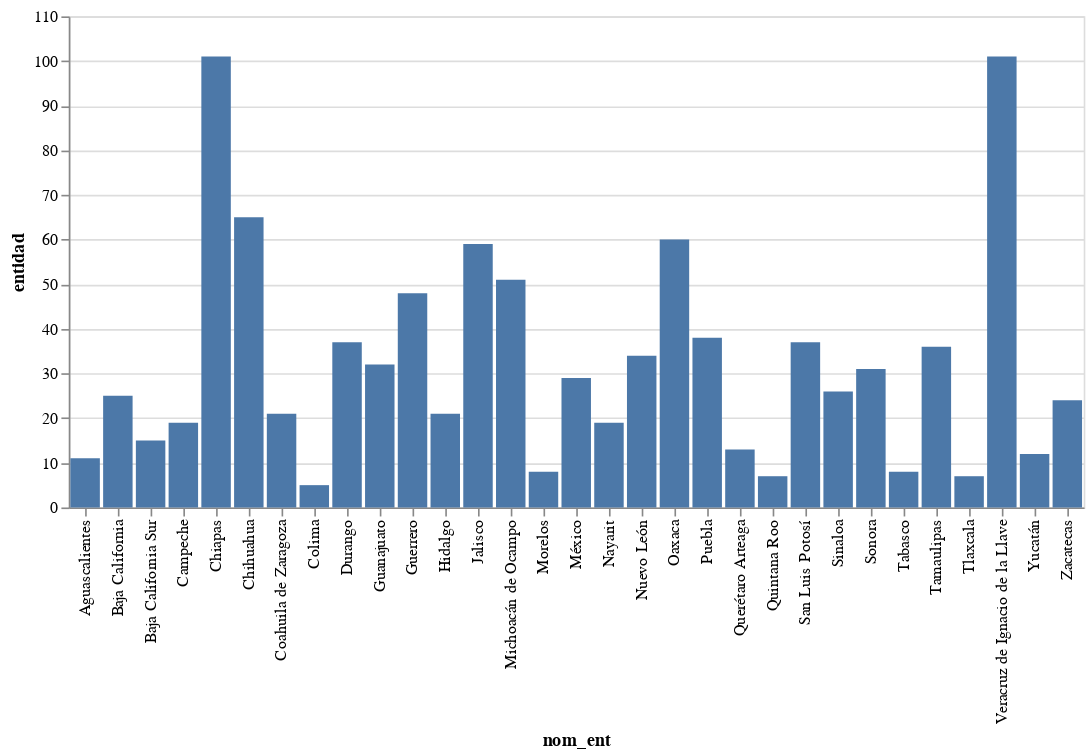

Here is the notebook cell this chart was saved with:
### Code cell
muestra1000 = dataframe.sample(n=1000)
muestra1000
m1000 = muestra1000.groupby('nom_ent').count()
m1000.to_csv('m1000.csv')
df1000 = pd.read_csv('m1000.csv')
alt.Chart(df1000).mark_bar().encode(
    alt.X("nom_ent"),
    y='entidad',
)
